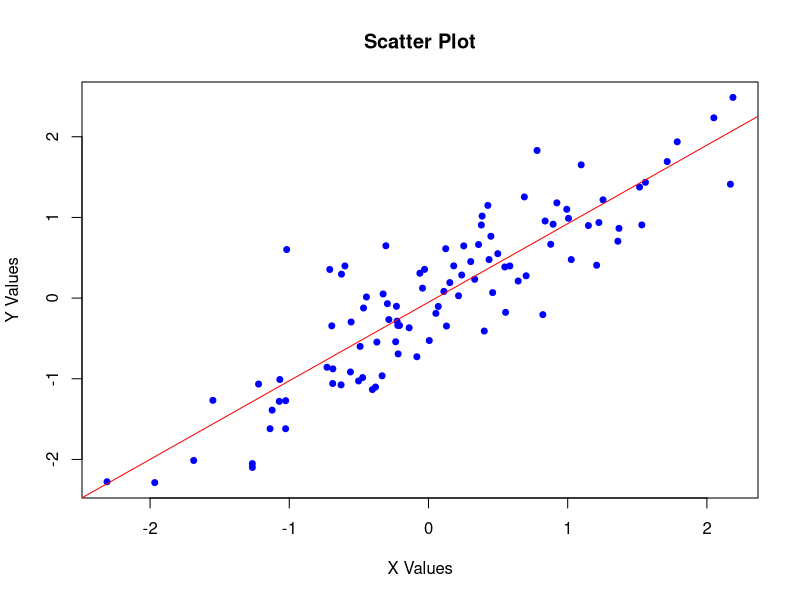
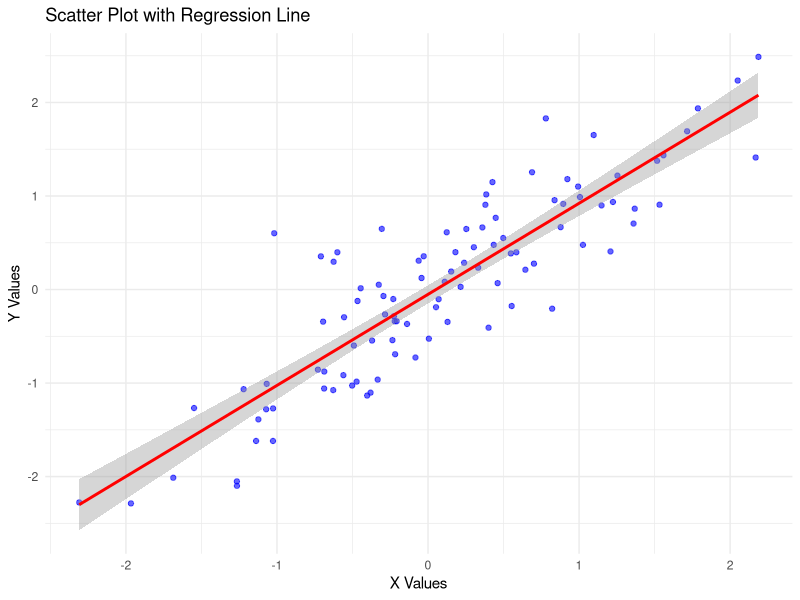

Reproduce these figures in R, in order.
# R script to create a scatter plot and save it with a random filename

# Load required libraries (ggplot2 for enhanced plotting, though base R plot also works)
# Install if not already installed
if (!require(ggplot2)) {
  install.packages("ggplot2", quiet = TRUE)
  library(ggplot2)
}

# Generate random data for the scatter plot
set.seed(123)  # For reproducible results in this example
n_points <- 100
x <- rnorm(n_points)
y <- x + rnorm(n_points, sd = 0.5)  # y is related to x with some noise

# Create a random filename
random_name <- paste0("scatter_plot_", sample(1000:9999, 1), ".png")

# Create the scatter plot
# Using base R plotting
png(random_name, width = 800, height = 600)
plot(x, y, 
     main = "Scatter Plot", 
     xlab = "X Values", 
     ylab = "Y Values",
     pch = 19,  # solid circles
     col = "blue",
     cex = 0.8)  # size of points
abline(lm(y ~ x), col = "red")  # Add regression line
dev.off()

# Alternative using ggplot2
# Create a data frame
df <- data.frame(x = x, y = y)

# Generate another random filename for ggplot version
random_name_ggplot <- paste0("scatter_plot_ggplot_", sample(1000:9999, 1), ".png")

# Create the ggplot scatter plot
p <- ggplot(df, aes(x = x, y = y)) +
     geom_point(color = "blue", alpha = 0.6) +
     geom_smooth(method = "lm", se = TRUE, color = "red") +
     labs(title = "Scatter Plot with Regression Line",
          x = "X Values",
          y = "Y Values") +
     theme_minimal()

# Save the ggplot
ggsave(random_name_ggplot, plot = p, width = 8, height = 6, dpi = 300)

cat("Scatter plots saved as:", random_name, "and", random_name_ggplot, "\n")
